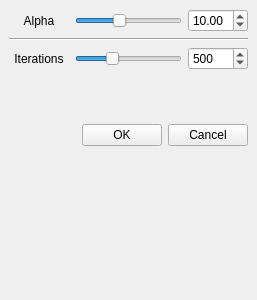
<?xml version="1.0" encoding="UTF-8"?>
<ui version="4.0">
 <class>PointToSurfaceDocWidget</class>
 <widget class="QDockWidget" name="PointToSurfaceDocWidget">
  <property name="geometry">
   <rect>
    <x>0</x>
    <y>0</y>
    <width>257</width>
    <height>300</height>
   </rect>
  </property>
  <property name="windowTitle">
   <string>Point To Surface</string>
  </property>
  <widget class="QWidget" name="layoutWidget">
   <layout class="QGridLayout" name="gridLayout_4">
    <item row="2" column="0">
     <layout class="QGridLayout" name="gridLayout">
      <item row="0" column="1">
       <widget class="QSlider" name="horizontalSliderItera">
        <property name="minimum">
         <number>10</number>
        </property>
        <property name="maximum">
         <number>1500</number>
        </property>
        <property name="singleStep">
         <number>10</number>
        </property>
        <property name="sliderPosition">
         <number>500</number>
        </property>
        <property name="orientation">
         <enum>Qt::Horizontal</enum>
        </property>
       </widget>
      </item>
      <item row="0" column="2">
       <widget class="QSpinBox" name="spinBoxItera">
        <property name="minimumSize">
         <size>
          <width>60</width>
          <height>0</height>
         </size>
        </property>
        <property name="minimum">
         <number>10</number>
        </property>
        <property name="maximum">
         <number>1500</number>
        </property>
        <property name="value">
         <number>500</number>
        </property>
       </widget>
      </item>
      <item row="0" column="0">
       <widget class="QLabel" name="label">
        <property name="minimumSize">
         <size>
          <width>60</width>
          <height>0</height>
         </size>
        </property>
        <property name="text">
         <string>Iterations</string>
        </property>
        <property name="alignment">
         <set>Qt::AlignCenter</set>
        </property>
       </widget>
      </item>
     </layout>
    </item>
    <item row="5" column="0">
     <layout class="QGridLayout" name="gridLayout_2">
      <item row="0" column="3">
       <widget class="QPushButton" name="cancelButton">
        <property name="text">
         <string>Cancel</string>
        </property>
       </widget>
      </item>
      <item row="0" column="0">
       <spacer name="horizontalSpacer">
        <property name="orientation">
         <enum>Qt::Horizontal</enum>
        </property>
        <property name="sizeHint" stdset="0">
         <size>
          <width>40</width>
          <height>20</height>
         </size>
        </property>
       </spacer>
      </item>
      <item row="0" column="2">
       <widget class="QPushButton" name="okButton">
        <property name="text">
         <string>OK</string>
        </property>
       </widget>
      </item>
     </layout>
    </item>
    <item row="0" column="0">
     <layout class="QGridLayout" name="gridLayout_3">
      <item row="0" column="0">
       <widget class="QLabel" name="label_2">
        <property name="minimumSize">
         <size>
          <width>60</width>
          <height>0</height>
         </size>
        </property>
        <property name="text">
         <string>Alpha</string>
        </property>
        <property name="alignment">
         <set>Qt::AlignCenter</set>
        </property>
       </widget>
      </item>
      <item row="0" column="1">
       <widget class="QSlider" name="horizontalSliderAlpha">
        <property name="maximum">
         <number>250</number>
        </property>
        <property name="sliderPosition">
         <number>100</number>
        </property>
        <property name="orientation">
         <enum>Qt::Horizontal</enum>
        </property>
       </widget>
      </item>
      <item row="0" column="2">
       <widget class="QDoubleSpinBox" name="doubleSpinBoxAlpha">
        <property name="minimumSize">
         <size>
          <width>60</width>
          <height>0</height>
         </size>
        </property>
        <property name="maximum">
         <double>25.000000000000000</double>
        </property>
        <property name="value">
         <double>10.000000000000000</double>
        </property>
       </widget>
      </item>
     </layout>
    </item>
    <item row="8" column="0">
     <spacer name="verticalSpacer">
      <property name="orientation">
       <enum>Qt::Vertical</enum>
      </property>
      <property name="sizeHint" stdset="0">
       <size>
        <width>20</width>
        <height>40</height>
       </size>
      </property>
     </spacer>
    </item>
    <item row="6" column="0">
     <spacer name="verticalSpacer_4">
      <property name="orientation">
       <enum>Qt::Vertical</enum>
      </property>
      <property name="sizeHint" stdset="0">
       <size>
        <width>20</width>
        <height>40</height>
       </size>
      </property>
     </spacer>
    </item>
    <item row="7" column="0">
     <spacer name="verticalSpacer_3">
      <property name="orientation">
       <enum>Qt::Vertical</enum>
      </property>
      <property name="sizeHint" stdset="0">
       <size>
        <width>20</width>
        <height>40</height>
       </size>
      </property>
     </spacer>
    </item>
    <item row="4" column="0">
     <spacer name="verticalSpacer_2">
      <property name="orientation">
       <enum>Qt::Vertical</enum>
      </property>
      <property name="sizeHint" stdset="0">
       <size>
        <width>20</width>
        <height>40</height>
       </size>
      </property>
     </spacer>
    </item>
    <item row="1" column="0">
     <widget class="Line" name="line">
      <property name="orientation">
       <enum>Qt::Horizontal</enum>
      </property>
     </widget>
    </item>
   </layout>
  </widget>
 </widget>
 <resources/>
 <connections>
  <connection>
   <sender>okButton</sender>
   <signal>clicked()</signal>
   <receiver>PointToSurfaceDocWidget</receiver>
   <slot>accept()</slot>
   <hints>
    <hint type="sourcelabel">
     <x>140</x>
     <y>133</y>
    </hint>
    <hint type="destinationlabel">
     <x>96</x>
     <y>254</y>
    </hint>
   </hints>
  </connection>
  <connection>
   <sender>cancelButton</sender>
   <signal>clicked()</signal>
   <receiver>PointToSurfaceDocWidget</receiver>
   <slot>reject()</slot>
   <hints>
    <hint type="sourcelabel">
     <x>231</x>
     <y>133</y>
    </hint>
    <hint type="destinationlabel">
     <x>179</x>
     <y>282</y>
    </hint>
   </hints>
  </connection>
  <connection>
   <sender>horizontalSliderItera</sender>
   <signal>valueChanged(int)</signal>
   <receiver>spinBoxItera</receiver>
   <slot>setValue(int)</slot>
   <hints>
    <hint type="sourcelabel">
     <x>166</x>
     <y>56</y>
    </hint>
    <hint type="destinationlabel">
     <x>179</x>
     <y>57</y>
    </hint>
   </hints>
  </connection>
  <connection>
   <sender>spinBoxItera</sender>
   <signal>valueChanged(int)</signal>
   <receiver>horizontalSliderItera</receiver>
   <slot>setValue(int)</slot>
   <hints>
    <hint type="sourcelabel">
     <x>177</x>
     <y>72</y>
    </hint>
    <hint type="destinationlabel">
     <x>160</x>
     <y>72</y>
    </hint>
   </hints>
  </connection>
 </connections>
</ui>
